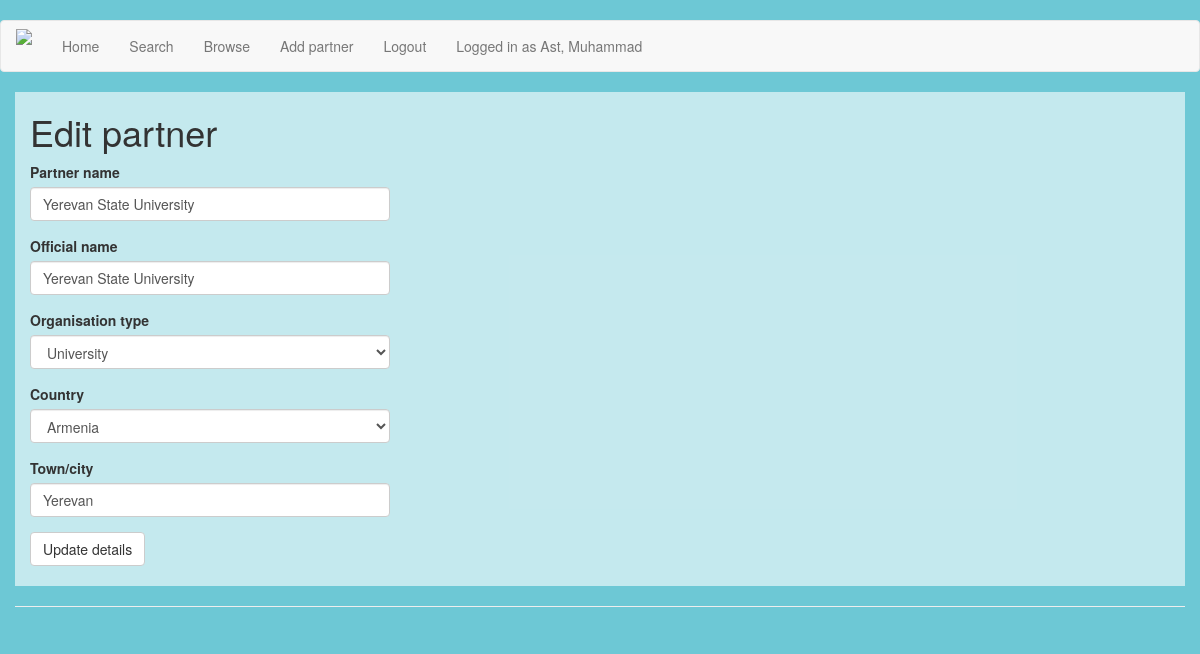
Page /editpartner/1 (signed in) on the committed database.
### app/models.py (models this page shows, shortened)
class User(UserMixin, db.Model):
	id = db.Column(db.Integer, primary_key=True)
	userid = db.Column(db.String(64), index=True, unique=True)
	fname = db.Column(db.String(64), index=True)
	sname = db.Column(db.String(64), index=True)
	email = db.Column(db.String(120), index=True, unique=True)
	role = db.Column(db.String)
	passwordhash = db.Column(db.String(128))
	collabs = db.relationship('Partner', backref='col_owner', lazy='dynamic')
	reports = db.relationship('Report', backref='report_author', lazy='dynamic')
	def is_admin(self):
		if self.role == 'Admin':
			return True
		else:
			return False
	@login.user_loader
	def load_user(id):
		return User.query.get(int(id))

class Partner(db.Model):
	id = db.Column(db.Integer, primary_key=True)
	name = db.Column(db.String(200), index=True, unique=True)
	offname = db.Column(db.String(200), index=True)
	ptype = db.Column(db.String(128))
	city = db.Column(db.String(128))
	country = db.Column(db.String(128), db.ForeignKey('country.iso'))
	contact = db.Column(db.String(64))
	owner = db.Column(db.Integer, db.ForeignKey('user.id'))
	created_date = db.Column(db.DateTime, index=True, default=datetime.utcnow)
	last_updated = db.Column(db.Date, index=True)
	updated_by = db.Column(db.Integer)
	agreement = db.relationship('Agreement', backref='partner_org', lazy='dynamic')
	visit = db.relationship('Visit', backref='visit_ref', lazy='dynamic')

### app/routes.py (the view, shortened to what this page needs)
@app.route('/editpartner/<id>', methods=['GET', 'POST'])
@login_required
def editpartner(id):
	countries = Country.query.all()
	options = [(str(c.iso), c.name) for c in countries]
	form = EditPartnerForm()
	form.country.choices = options
	partner = Partner.query.filter_by(id=id).first_or_404()
	form.name.data = partner.name
	form.offname.data = partner.offname
	form.ptype.data = partner.ptype
	form.country.data = partner.country
	form.city.data = partner.city
	return render_template('editpartner.html', form=form)

### app/forms.py
class EditPartnerForm(FlaskForm):
	typechoices = [('HEI', 'University'), ('NGO', 'Non-government organisation'), ('RES', 'Research centre'), ('GOV', 'Government organisation')]
	name = StringField('Partner name', validators=[Optional()])
	offname = StringField('Official name', validators=[Optional()])
	ptype = SelectField(u'Organisation type', choices=typechoices, validators=[Optional()])
	country = SelectField(u'Country', validators=[Optional()])
	city = StringField('Town/city', validators=[Optional()])
	submit = SubmitField('Update details')

### app/templates/editpartner.html (shortened to what this page needs)
{% extends "base.html" %}
{% block app_content %}
	<head>
	</head>
	<div class="container-fluid" id="searchbar">
		<h1>Edit partner</h1>
    		<div class="row">
        		<div class="col-md-4">
            		{{ wtf.quick_form(form) }}
        		</div>
    		</div>
    	</div>
	<hr>
{% endblock %}

### app/templates/base.html (shortened to what this page needs)
{% extends 'bootstrap/base.html' %}
{% import 'bootstrap/wtf.html' as wtf %}
{% block navbar %}
	<nav class="navbar navbar-default" id="navbardef">
		<div class="container-fluid">
            <div class="navbar-header">
                <a class="navbar-brand" rel="home" href="{{ url_for('index') }}" title="Home">
                <img style="max-width:100px; margin-top: -7px;"src="https://image.ibb.co/mCLfGy/logo.png">
                </a>
            </div>
            <div class="collapse navbar-collapse" id="bs-example-navbar-collapse-1">
                <ul class="nav navbar-nav">
                    <li><a href="{{ url_for('landing') }}">Home</a></li>
                <ul class="nav navbar-nav navbar-right">
                    {% if current_user.is_anonymous %}
                    <li><a href="{{ url_for('login') }}">Login</a></li>
                    {% else %}
                    <li><a href="{{ url_for('search') }}">Search</a></li>
                    <li><a href="{{ url_for('browsecountry') }}">Browse</a></li>
                    <li><a href="{{ url_for('newpartner') }}">Add partner</a></li>
                    <li><a href="{{ url_for('logout') }}">Logout</a></li>
                    <li><a href="{{ url_for('profile') }}">Logged in as {{ current_user.sname }}, {{ current_user.fname }}</a></li>
                    {% endif %}
                </ul>
            </div>
        </div>
	</nav>
{% endblock %}
{% block content %}
    <head>
    </head>
    <div class="container-fluid">
        {% block app_content %}{% endblock %}
    </div>
{% endblock %}

### app/templates/base.html (style rules this page uses)
body { background-color: #6dc8d5; height: 100%; background-size: cover; background-position: center; background-repeat: no-repeat; padding-top: 20px }

### app/templates/editpartner.html (style rules this page uses)
#searchbar { background: rgba(255, 255, 255, 0.6); padding-bottom: 20px; }
body { height: 100%; background-position: center; background-repeat: no-repeat; background-size: cover; }

### rows in the picture
User: sname "Ast", fname "Muhammad"
Partner: name "Yerevan State University", offname "Yerevan State University", ptype "University", country "Armenia", city "Yerevan"
